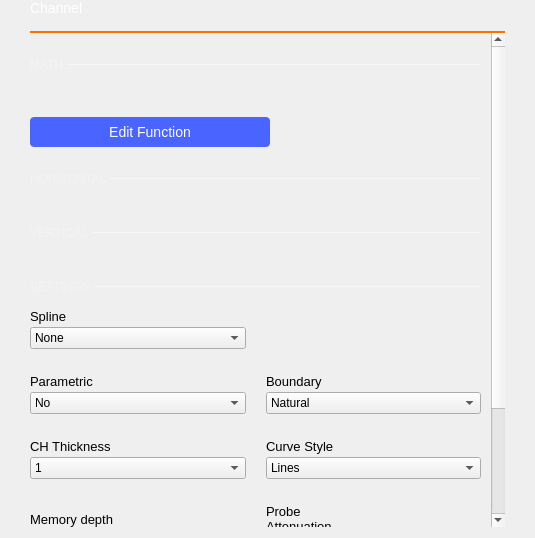
<?xml version="1.0" encoding="UTF-8"?>
<ui version="4.0">
 <class>ChannelSettings</class>
 <widget class="QWidget" name="ChannelSettings">
  <property name="geometry">
   <rect>
    <x>0</x>
    <y>0</y>
    <width>535</width>
    <height>538</height>
   </rect>
  </property>
  <property name="windowTitle">
   <string>Form</string>
  </property>
  <layout class="QVBoxLayout" name="vLayout">
   <property name="spacing">
    <number>0</number>
   </property>
   <property name="leftMargin">
    <number>30</number>
   </property>
   <property name="topMargin">
    <number>0</number>
   </property>
   <property name="rightMargin">
    <number>30</number>
   </property>
   <item>
    <widget class="QLabel" name="label_channelName">
     <property name="sizePolicy">
      <sizepolicy hsizetype="Fixed" vsizetype="Fixed">
       <horstretch>0</horstretch>
       <verstretch>0</verstretch>
      </sizepolicy>
     </property>
     <property name="styleSheet">
      <string notr="true">color: white;
font-size: 14px;
font-weight: normal;
</string>
     </property>
     <property name="text">
      <string>Channel</string>
     </property>
    </widget>
   </item>
   <item>
    <spacer name="verticalSpacer">
     <property name="orientation">
      <enum>Qt::Vertical</enum>
     </property>
     <property name="sizeType">
      <enum>QSizePolicy::Fixed</enum>
     </property>
     <property name="sizeHint" stdset="0">
      <size>
       <width>0</width>
       <height>15</height>
      </size>
     </property>
    </spacer>
   </item>
   <item>
    <widget class="Line" name="line_channelColor">
     <property name="minimumSize">
      <size>
       <width>0</width>
       <height>2</height>
      </size>
     </property>
     <property name="maximumSize">
      <size>
       <width>16777215</width>
       <height>2</height>
      </size>
     </property>
     <property name="styleSheet">
      <string notr="true">border: 2px solid #ff7200</string>
     </property>
     <property name="orientation">
      <enum>Qt::Horizontal</enum>
     </property>
    </widget>
   </item>
   <item>
    <widget class="QScrollArea" name="scrollArea">
     <property name="sizePolicy">
      <sizepolicy hsizetype="Expanding" vsizetype="Preferred">
       <horstretch>0</horstretch>
       <verstretch>0</verstretch>
      </sizepolicy>
     </property>
     <property name="frameShape">
      <enum>QFrame::NoFrame</enum>
     </property>
     <property name="horizontalScrollBarPolicy">
      <enum>Qt::ScrollBarAlwaysOff</enum>
     </property>
     <property name="widgetResizable">
      <bool>true</bool>
     </property>
     <widget class="QWidget" name="scrollAreaWidgetContents">
      <property name="geometry">
       <rect>
        <x>0</x>
        <y>-126</y>
        <width>461</width>
        <height>728</height>
       </rect>
      </property>
      <property name="sizePolicy">
       <sizepolicy hsizetype="Expanding" vsizetype="Expanding">
        <horstretch>0</horstretch>
        <verstretch>0</verstretch>
       </sizepolicy>
      </property>
      <layout class="QVBoxLayout" name="verticalLayout">
       <property name="spacing">
        <number>0</number>
       </property>
       <property name="leftMargin">
        <number>0</number>
       </property>
       <property name="topMargin">
        <number>0</number>
       </property>
       <property name="rightMargin">
        <number>10</number>
       </property>
       <property name="bottomMargin">
        <number>0</number>
       </property>
       <item>
        <layout class="QVBoxLayout" name="math_settings_layout">
         <property name="spacing">
          <number>0</number>
         </property>
         <property name="bottomMargin">
          <number>0</number>
         </property>
         <item>
          <widget class="QWidget" name="math_settings_widget" native="true">
           <layout class="QVBoxLayout" name="verticalLayout_2" stretch="0,0,0">
            <property name="spacing">
             <number>6</number>
            </property>
            <property name="leftMargin">
             <number>0</number>
            </property>
            <property name="topMargin">
             <number>0</number>
            </property>
            <property name="rightMargin">
             <number>0</number>
            </property>
            <property name="bottomMargin">
             <number>0</number>
            </property>
            <item>
             <layout class="QGridLayout" name="gridLayout_2">
              <property name="leftMargin">
               <number>0</number>
              </property>
              <property name="topMargin">
               <number>0</number>
              </property>
              <property name="rightMargin">
               <number>0</number>
              </property>
              <property name="bottomMargin">
               <number>0</number>
              </property>
              <property name="horizontalSpacing">
               <number>0</number>
              </property>
              <item row="2" column="0" colspan="2">
               <spacer name="verticalSpacer_9">
                <property name="orientation">
                 <enum>Qt::Vertical</enum>
                </property>
                <property name="sizeType">
                 <enum>QSizePolicy::Fixed</enum>
                </property>
                <property name="sizeHint" stdset="0">
                 <size>
                  <width>0</width>
                  <height>15</height>
                 </size>
                </property>
               </spacer>
              </item>
              <item row="1" column="1">
               <widget class="Line" name="line_4">
                <property name="maximumSize">
                 <size>
                  <width>16777215</width>
                  <height>1</height>
                 </size>
                </property>
                <property name="styleSheet">
                 <string notr="true">border: 1px solid rgba(255, 255, 255, 70);</string>
                </property>
                <property name="orientation">
                 <enum>Qt::Horizontal</enum>
                </property>
               </widget>
              </item>
              <item row="1" column="0">
               <widget class="QLabel" name="label">
                <property name="sizePolicy">
                 <sizepolicy hsizetype="Fixed" vsizetype="Fixed">
                  <horstretch>0</horstretch>
                  <verstretch>0</verstretch>
                 </sizepolicy>
                </property>
                <property name="styleSheet">
                 <string notr="true">QLabel {
  font-size: 12px;
color: rgba(255, 255, 255, 70);
}</string>
                </property>
                <property name="text">
                 <string>MATH </string>
                </property>
               </widget>
              </item>
              <item row="0" column="0" colspan="2">
               <spacer name="verticalSpacer_3">
                <property name="orientation">
                 <enum>Qt::Vertical</enum>
                </property>
                <property name="sizeType">
                 <enum>QSizePolicy::Fixed</enum>
                </property>
                <property name="sizeHint" stdset="0">
                 <size>
                  <width>0</width>
                  <height>25</height>
                 </size>
                </property>
               </spacer>
              </item>
             </layout>
            </item>
            <item>
             <layout class="QHBoxLayout" name="horizontalLayout_2">
              <property name="spacing">
               <number>0</number>
              </property>
              <property name="leftMargin">
               <number>0</number>
              </property>
              <property name="topMargin">
               <number>0</number>
              </property>
              <property name="rightMargin">
               <number>0</number>
              </property>
              <item>
               <spacer name="horizontalSpacer">
                <property name="orientation">
                 <enum>Qt::Horizontal</enum>
                </property>
                <property name="sizeHint" stdset="0">
                 <size>
                  <width>40</width>
                  <height>0</height>
                 </size>
                </property>
               </spacer>
              </item>
              <item>
               <widget class="QLabel" name="function_2">
                <property name="styleSheet">
                 <string notr="true">QLabel {
	color: white;
	font: bold  ;	
	font-size: 16px;
}</string>
                </property>
                <property name="text">
                 <string/>
                </property>
               </widget>
              </item>
              <item>
               <spacer name="horizontalSpacer_2">
                <property name="orientation">
                 <enum>Qt::Horizontal</enum>
                </property>
                <property name="sizeHint" stdset="0">
                 <size>
                  <width>40</width>
                  <height>0</height>
                 </size>
                </property>
               </spacer>
              </item>
             </layout>
            </item>
            <item>
             <widget class="QPushButton" name="btnEditMath">
              <property name="minimumSize">
               <size>
                <width>240</width>
                <height>30</height>
               </size>
              </property>
              <property name="maximumSize">
               <size>
                <width>240</width>
                <height>30</height>
               </size>
              </property>
              <property name="styleSheet">
               <string notr="true">QPushButton {
  min-height: 30px;
  max-height: 30px;
  min-width: 240px;
  max-width: 240px;

  border: 0px;
  border-radius: 4px;

  background-color: #4a64ff;
  color: #ffffff;

  font-size: 14px;
}

QPushButton:pressed {
  background-color: #2a44df;
}

QPushButton:disabled {
  background-color:  #727273;
}

QPushButton:hover {
	background-color: #4a34ff;
}</string>
              </property>
              <property name="text">
               <string>Edit Function</string>
              </property>
              <property name="checkable">
               <bool>true</bool>
              </property>
             </widget>
            </item>
           </layout>
          </widget>
         </item>
        </layout>
       </item>
       <item>
        <layout class="QVBoxLayout" name="horizontal">
         <property name="spacing">
          <number>10</number>
         </property>
         <property name="topMargin">
          <number>0</number>
         </property>
         <item>
          <layout class="QGridLayout" name="gridLayout_3">
           <property name="leftMargin">
            <number>0</number>
           </property>
           <property name="topMargin">
            <number>0</number>
           </property>
           <property name="rightMargin">
            <number>0</number>
           </property>
           <property name="bottomMargin">
            <number>0</number>
           </property>
           <property name="horizontalSpacing">
            <number>0</number>
           </property>
           <item row="0" column="0" colspan="2">
            <spacer name="verticalSpacer_10">
             <property name="orientation">
              <enum>Qt::Vertical</enum>
             </property>
             <property name="sizeType">
              <enum>QSizePolicy::Fixed</enum>
             </property>
             <property name="sizeHint" stdset="0">
              <size>
               <width>0</width>
               <height>25</height>
              </size>
             </property>
            </spacer>
           </item>
           <item row="1" column="0">
            <widget class="QLabel" name="label_10">
             <property name="sizePolicy">
              <sizepolicy hsizetype="Fixed" vsizetype="Fixed">
               <horstretch>0</horstretch>
               <verstretch>0</verstretch>
              </sizepolicy>
             </property>
             <property name="styleSheet">
              <string notr="true">QLabel {
  font-size: 12px;
color: rgba(255, 255, 255, 70);
}</string>
             </property>
             <property name="text">
              <string>HORIZONTAL </string>
             </property>
            </widget>
           </item>
           <item row="1" column="1">
            <widget class="Line" name="line_2">
             <property name="minimumSize">
              <size>
               <width>0</width>
               <height>1</height>
              </size>
             </property>
             <property name="maximumSize">
              <size>
               <width>16777215</width>
               <height>1</height>
              </size>
             </property>
             <property name="styleSheet">
              <string notr="true">border: 1px solid rgba(255, 255, 255, 70);</string>
             </property>
             <property name="orientation">
              <enum>Qt::Horizontal</enum>
             </property>
            </widget>
           </item>
           <item row="2" column="0" colspan="2">
            <spacer name="verticalSpacer_11">
             <property name="orientation">
              <enum>Qt::Vertical</enum>
             </property>
             <property name="sizeType">
              <enum>QSizePolicy::Fixed</enum>
             </property>
             <property name="sizeHint" stdset="0">
              <size>
               <width>0</width>
               <height>15</height>
              </size>
             </property>
            </spacer>
           </item>
          </layout>
         </item>
        </layout>
       </item>
       <item>
        <layout class="QVBoxLayout" name="vertical">
         <property name="spacing">
          <number>10</number>
         </property>
         <property name="topMargin">
          <number>0</number>
         </property>
         <item>
          <layout class="QGridLayout" name="gridLayout_4">
           <property name="leftMargin">
            <number>0</number>
           </property>
           <property name="topMargin">
            <number>0</number>
           </property>
           <property name="rightMargin">
            <number>0</number>
           </property>
           <property name="bottomMargin">
            <number>0</number>
           </property>
           <property name="horizontalSpacing">
            <number>0</number>
           </property>
           <item row="2" column="1">
            <widget class="Line" name="line">
             <property name="minimumSize">
              <size>
               <width>0</width>
               <height>1</height>
              </size>
             </property>
             <property name="maximumSize">
              <size>
               <width>16777215</width>
               <height>1</height>
              </size>
             </property>
             <property name="styleSheet">
              <string notr="true">border: 1px solid rgba(255, 255, 255, 70);</string>
             </property>
             <property name="orientation">
              <enum>Qt::Horizontal</enum>
             </property>
            </widget>
           </item>
           <item row="2" column="0">
            <widget class="QLabel" name="label_9">
             <property name="sizePolicy">
              <sizepolicy hsizetype="Fixed" vsizetype="Fixed">
               <horstretch>0</horstretch>
               <verstretch>0</verstretch>
              </sizepolicy>
             </property>
             <property name="styleSheet">
              <string notr="true">QLabel {
  font-size: 12px;
color: rgba(255, 255, 255, 70);
}</string>
             </property>
             <property name="text">
              <string>VERTICAL </string>
             </property>
            </widget>
           </item>
           <item row="0" column="0" colspan="2">
            <spacer name="verticalSpacer_5">
             <property name="orientation">
              <enum>Qt::Vertical</enum>
             </property>
             <property name="sizeType">
              <enum>QSizePolicy::Fixed</enum>
             </property>
             <property name="sizeHint" stdset="0">
              <size>
               <width>0</width>
               <height>25</height>
              </size>
             </property>
            </spacer>
           </item>
           <item row="3" column="0" colspan="2">
            <spacer name="verticalSpacer_12">
             <property name="orientation">
              <enum>Qt::Vertical</enum>
             </property>
             <property name="sizeType">
              <enum>QSizePolicy::Fixed</enum>
             </property>
             <property name="sizeHint" stdset="0">
              <size>
               <width>0</width>
               <height>15</height>
              </size>
             </property>
            </spacer>
           </item>
          </layout>
         </item>
        </layout>
       </item>
       <item>
        <layout class="QVBoxLayout" name="settings">
         <property name="spacing">
          <number>10</number>
         </property>
         <item>
          <layout class="QGridLayout" name="gridLayout_5">
           <property name="leftMargin">
            <number>0</number>
           </property>
           <property name="topMargin">
            <number>0</number>
           </property>
           <property name="rightMargin">
            <number>0</number>
           </property>
           <property name="bottomMargin">
            <number>0</number>
           </property>
           <property name="horizontalSpacing">
            <number>0</number>
           </property>
           <item row="0" column="0" colspan="2">
            <spacer name="verticalSpacer_4">
             <property name="orientation">
              <enum>Qt::Vertical</enum>
             </property>
             <property name="sizeType">
              <enum>QSizePolicy::Fixed</enum>
             </property>
             <property name="sizeHint" stdset="0">
              <size>
               <width>0</width>
               <height>25</height>
              </size>
             </property>
            </spacer>
           </item>
           <item row="1" column="0">
            <widget class="QLabel" name="label_8">
             <property name="sizePolicy">
              <sizepolicy hsizetype="Fixed" vsizetype="Fixed">
               <horstretch>0</horstretch>
               <verstretch>0</verstretch>
              </sizepolicy>
             </property>
             <property name="styleSheet">
              <string notr="true">QLabel {
  font-size: 12px;
color: rgba(255, 255, 255, 70);
}</string>
             </property>
             <property name="text">
              <string>SETTINGS </string>
             </property>
            </widget>
           </item>
           <item row="1" column="1">
            <widget class="Line" name="line_3">
             <property name="minimumSize">
              <size>
               <width>0</width>
               <height>1</height>
              </size>
             </property>
             <property name="maximumSize">
              <size>
               <width>16777215</width>
               <height>1</height>
              </size>
             </property>
             <property name="styleSheet">
              <string notr="true">border: 1px solid rgba(255, 255, 255, 70);</string>
             </property>
             <property name="orientation">
              <enum>Qt::Horizontal</enum>
             </property>
            </widget>
           </item>
           <item row="2" column="0" colspan="2">
            <spacer name="verticalSpacer_13">
             <property name="orientation">
              <enum>Qt::Vertical</enum>
             </property>
             <property name="sizeType">
              <enum>QSizePolicy::Fixed</enum>
             </property>
             <property name="sizeHint" stdset="0">
              <size>
               <width>0</width>
               <height>15</height>
              </size>
             </property>
            </spacer>
           </item>
          </layout>
         </item>
        </layout>
       </item>
       <item>
        <layout class="QGridLayout" name="gridLayout">
         <property name="topMargin">
          <number>0</number>
         </property>
         <property name="bottomMargin">
          <number>15</number>
         </property>
         <property name="horizontalSpacing">
          <number>20</number>
         </property>
         <property name="verticalSpacing">
          <number>15</number>
         </property>
         <item row="3" column="1">
          <layout class="QVBoxLayout" name="verticalLayout_3">
           <property name="spacing">
            <number>3</number>
           </property>
           <property name="bottomMargin">
            <number>10</number>
           </property>
           <item>
            <widget class="QLabel" name="label_4">
             <property name="styleSheet">
              <string notr="true">font-size: 13px;</string>
             </property>
             <property name="text">
              <string>Curve Style</string>
             </property>
            </widget>
           </item>
           <item>
            <widget class="QComboBox" name="lineStyle">
             <item>
              <property name="text">
               <string>Lines</string>
              </property>
             </item>
             <item>
              <property name="text">
               <string>Dots</string>
              </property>
             </item>
             <item>
              <property name="text">
               <string>Steps</string>
              </property>
             </item>
             <item>
              <property name="text">
               <string>Sticks</string>
              </property>
             </item>
            </widget>
           </item>
          </layout>
         </item>
         <item row="4" column="0">
          <layout class="QVBoxLayout" name="memDepthLayout">
           <property name="spacing">
            <number>3</number>
           </property>
           <property name="topMargin">
            <number>0</number>
           </property>
           <property name="bottomMargin">
            <number>10</number>
           </property>
           <item>
            <widget class="QLabel" name="label_3">
             <property name="styleSheet">
              <string notr="true">font-size: 13px;</string>
             </property>
             <property name="text">
              <string>Memory depth</string>
             </property>
            </widget>
           </item>
           <item>
            <widget class="QComboBox" name="cmbMemoryDepth"/>
           </item>
          </layout>
         </item>
         <item row="4" column="1">
          <widget class="QWidget" name="probeWidget" native="true">
           <layout class="QHBoxLayout" name="horizontalLayout">
            <property name="spacing">
             <number>0</number>
            </property>
            <property name="leftMargin">
             <number>0</number>
            </property>
            <property name="topMargin">
             <number>0</number>
            </property>
            <property name="rightMargin">
             <number>0</number>
            </property>
            <property name="bottomMargin">
             <number>0</number>
            </property>
            <item>
             <layout class="QVBoxLayout" name="probeLayout">
              <property name="spacing">
               <number>3</number>
              </property>
              <property name="topMargin">
               <number>0</number>
              </property>
              <property name="bottomMargin">
               <number>10</number>
              </property>
              <item>
               <widget class="QLabel" name="probe_label">
                <property name="styleSheet">
                 <string notr="true">font-size: 13px;</string>
                </property>
                <property name="text">
                 <string>Probe
Attenuation</string>
                </property>
               </widget>
              </item>
              <item>
               <widget class="QComboBox" name="probe_attenuation">
                <property name="currentIndex">
                 <number>1</number>
                </property>
                <item>
                 <property name="text">
                  <string>0.1X</string>
                 </property>
                </item>
                <item>
                 <property name="text">
                  <string>1X</string>
                 </property>
                </item>
                <item>
                 <property name="text">
                  <string>10X</string>
                 </property>
                </item>
                <item>
                 <property name="text">
                  <string>100X</string>
                 </property>
                </item>
               </widget>
              </item>
             </layout>
            </item>
           </layout>
          </widget>
         </item>
         <item row="3" column="0">
          <layout class="QVBoxLayout" name="thicknessLayout">
           <property name="spacing">
            <number>3</number>
           </property>
           <property name="topMargin">
            <number>0</number>
           </property>
           <property name="bottomMargin">
            <number>10</number>
           </property>
           <item>
            <widget class="QLabel" name="lblLineWidth">
             <property name="styleSheet">
              <string notr="true">font-size: 13px;</string>
             </property>
             <property name="text">
              <string>CH Thickness</string>
             </property>
            </widget>
           </item>
           <item>
            <widget class="QComboBox" name="cmbChnLineWidth">
             <property name="currentIndex">
              <number>1</number>
             </property>
             <item>
              <property name="text">
               <string>0.5</string>
              </property>
             </item>
             <item>
              <property name="text">
               <string>1</string>
              </property>
             </item>
             <item>
              <property name="text">
               <string>1.5</string>
              </property>
             </item>
             <item>
              <property name="text">
               <string>2</string>
              </property>
             </item>
             <item>
              <property name="text">
               <string>2.5</string>
              </property>
             </item>
             <item>
              <property name="text">
               <string>3</string>
              </property>
             </item>
             <item>
              <property name="text">
               <string>3.5</string>
              </property>
             </item>
             <item>
              <property name="text">
               <string>4</string>
              </property>
             </item>
             <item>
              <property name="text">
               <string>4.5</string>
              </property>
             </item>
             <item>
              <property name="text">
               <string>5</string>
              </property>
             </item>
            </widget>
           </item>
          </layout>
         </item>
         <item row="0" column="0">
          <layout class="QVBoxLayout" name="verticalLayout_4">
           <property name="spacing">
            <number>3</number>
           </property>
           <property name="bottomMargin">
            <number>10</number>
           </property>
           <item>
            <widget class="QLabel" name="label_5">
             <property name="styleSheet">
              <string notr="true">font-size: 13px;</string>
             </property>
             <property name="text">
              <string>Spline</string>
             </property>
            </widget>
           </item>
           <item>
            <widget class="QComboBox" name="spline">
             <item>
              <property name="text">
               <string>None</string>
              </property>
             </item>
             <item>
              <property name="text">
               <string>Pleasing</string>
              </property>
             </item>
             <item>
              <property name="text">
               <string>Cardinal</string>
              </property>
             </item>
             <item>
              <property name="text">
               <string>PChip</string>
              </property>
             </item>
             <item>
              <property name="text">
               <string>Parabolic\nBlending</string>
              </property>
             </item>
             <item>
              <property name="text">
               <string>Akima</string>
              </property>
             </item>
             <item>
              <property name="text">
               <string>Cubic</string>
              </property>
             </item>
             <item>
              <property name="text">
               <string>Basis</string>
              </property>
             </item>
            </widget>
           </item>
          </layout>
         </item>
         <item row="1" column="0">
          <layout class="QVBoxLayout" name="verticalLayout_5">
           <property name="spacing">
            <number>3</number>
           </property>
           <property name="bottomMargin">
            <number>10</number>
           </property>
           <item>
            <widget class="QLabel" name="parametricLabel">
             <property name="styleSheet">
              <string notr="true">font-size: 13px;</string>
             </property>
             <property name="text">
              <string>Parametric</string>
             </property>
            </widget>
           </item>
           <item>
            <widget class="QComboBox" name="parametric">
             <item>
              <property name="text">
               <string>No</string>
              </property>
             </item>
             <item>
              <property name="text">
               <string>Uniform</string>
              </property>
             </item>
             <item>
              <property name="text">
               <string>Centripetral</string>
              </property>
             </item>
             <item>
              <property name="text">
               <string>Chordal</string>
              </property>
             </item>
             <item>
              <property name="text">
               <string>Manhattan</string>
              </property>
             </item>
            </widget>
           </item>
          </layout>
         </item>
         <item row="1" column="1">
          <layout class="QVBoxLayout" name="verticalLayout_6">
           <property name="spacing">
            <number>3</number>
           </property>
           <property name="bottomMargin">
            <number>10</number>
           </property>
           <item>
            <widget class="QLabel" name="boundaryLabel">
             <property name="styleSheet">
              <string notr="true">font-size: 13px;</string>
             </property>
             <property name="text">
              <string>Boundary</string>
             </property>
            </widget>
           </item>
           <item>
            <widget class="QComboBox" name="boundary">
             <item>
              <property name="text">
               <string>Natural</string>
              </property>
             </item>
             <item>
              <property name="text">
               <string>Linear Runout</string>
              </property>
             </item>
             <item>
              <property name="text">
               <string>Parabolic Runout</string>
              </property>
             </item>
             <item>
              <property name="text">
               <string>Cubic Runout</string>
              </property>
             </item>
             <item>
              <property name="text">
               <string>Not a Knot</string>
              </property>
             </item>
            </widget>
           </item>
          </layout>
         </item>
        </layout>
       </item>
       <item>
        <widget class="QWidget" name="wCoupling" native="true">
         <property name="minimumSize">
          <size>
           <width>0</width>
           <height>0</height>
          </size>
         </property>
         <layout class="QHBoxLayout" name="horizontalLayout_3">
          <property name="spacing">
           <number>10</number>
          </property>
          <property name="leftMargin">
           <number>0</number>
          </property>
          <property name="topMargin">
           <number>0</number>
          </property>
          <property name="rightMargin">
           <number>0</number>
          </property>
          <property name="bottomMargin">
           <number>20</number>
          </property>
          <item>
           <widget class="QLabel" name="label_2">
            <property name="styleSheet">
             <string notr="true">font-size: 13px;</string>
            </property>
            <property name="text">
             <string>Software 
AC Coupling</string>
            </property>
            <property name="alignment">
             <set>Qt::AlignLeading|Qt::AlignLeft|Qt::AlignVCenter</set>
            </property>
           </widget>
          </item>
          <item>
           <widget class="adiscope::CustomSwitch" name="btnCoupled">
            <property name="text">
             <string/>
            </property>
            <property name="checkable">
             <bool>true</bool>
            </property>
           </widget>
          </item>
         </layout>
        </widget>
       </item>
       <item>
        <widget class="QPushButton" name="btnAutoset">
         <property name="styleSheet">
          <string notr="true">QPushButton{
  width: 175px;
  height: 30px;
  border-radius: 4px;
  background-color: #4a64ff;
  
  font-size: 14px;
  font-weight: normal;
  font-style: normal;
  text-align: center;
  color: #ffffff;
}


QPushButton:disabled {
  background-color: grey;
  color:white;
}

QPushButton:pressed {
  background-color: #2a44df;
}

QPushButton:hover {
	background-color: #4a34ff;
}</string>
         </property>
         <property name="text">
          <string>Autoset</string>
         </property>
        </widget>
       </item>
       <item>
        <spacer name="verticalSpacer_9">
         <property name="orientation">
          <enum>Qt::Vertical</enum>
         </property>
         <property name="sizeType">
          <enum>QSizePolicy::Fixed</enum>
         </property>
         <property name="sizeHint" stdset="0">
          <size>
           <width>20</width>
           <height>5</height>
          </size>
         </property>
        </spacer>
       </item>
       <item>
        <spacer name="verticalSpacer_2">
         <property name="orientation">
          <enum>Qt::Vertical</enum>
         </property>
         <property name="sizeHint" stdset="0">
          <size>
           <width>20</width>
           <height>40</height>
          </size>
         </property>
        </spacer>
       </item>
      </layout>
     </widget>
    </widget>
   </item>
  </layout>
 </widget>
 <customwidgets>
  <customwidget>
   <class>adiscope::CustomSwitch</class>
   <extends>QPushButton</extends>
   <header>customSwitch.hpp</header>
  </customwidget>
 </customwidgets>
 <resources/>
 <connections/>
</ui>
